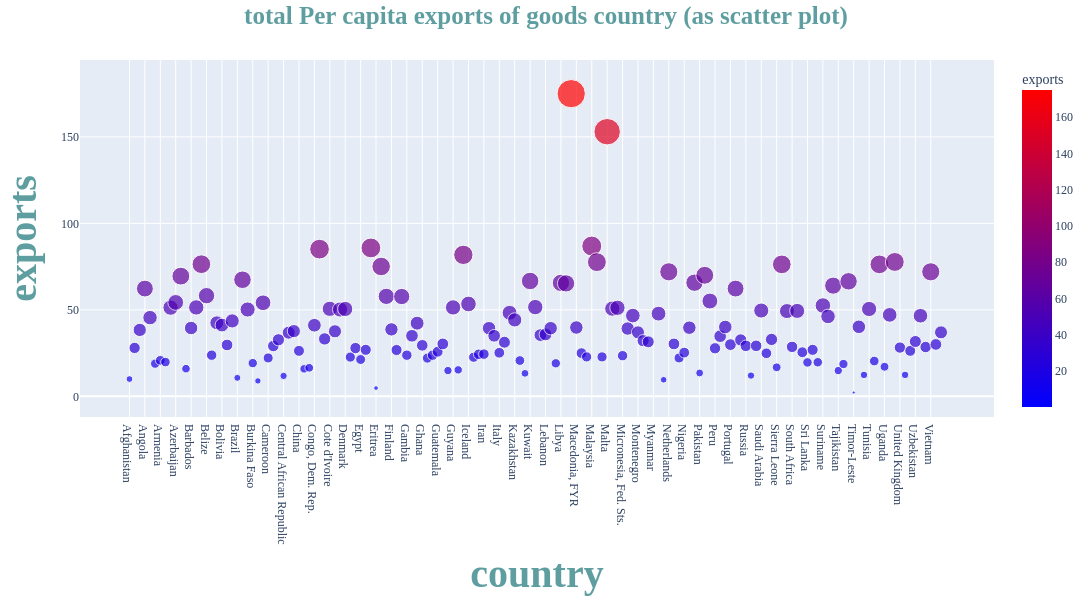

This figure's notebook cell:
### Code cell
# scatter plot
fig = px.scatter(df, x="country", y="exports", color='exports', size='exports',
                color_continuous_scale=px.colors.sequential.Bluered)







# chart settings
fig.update_layout(

    width=1100,
    height=600,
    font_size=12,
    font_family="Times New Roman",
    barcornerradius=13,





    # title
    title="total Per capita exports of goods country (as scatter plot)",
    title_font_size=25,
    title_font_weight='bold',
    title_font_color='cadetblue',
    title_x=0.5,
    title_y=0.99,





    # X-axis
    xaxis_title="country",
    xaxis_title_font_size=40,
    xaxis_title_font_weight='bold',
    xaxis_title_font_color='cadetblue',





    # Y-axis
    yaxis_title="exports",
    yaxis_title_font_size=40,
    yaxis_title_font_weight='bold',
    yaxis_title_font_color="cadetblue"
    
)





fig.show()

### Figure 1 — Plotly figure (JSON) as saved in the notebook; plotly's stock layout.template omitted (floating-point values rounded to 4 significant figures; data arrays with more than 128 entries replaced by an {"elided": "..."} marker saying what was removed)
{"data": [{"hovertemplate": "country=%{x}<br>exports=%{marker.color}<extra></extra>", "legendgroup": "", "marker": {"color": {"elided": "159 float values"}, "coloraxis": "coloraxis", "size": {"elided": "159 float values"}, "sizemode": "area", "sizeref": 0.4375, "symbol": "circle"}, "mode": "markers", "name": "", "orientation": "v", "showlegend": false, "type": "scatter", "x": {"elided": "159 str values"}, "xaxis": "x", "y": {"elided": "159 float values"}, "yaxis": "y"}], "layout": {"barcornerradius": 13, "coloraxis": {"autocolorscale": false, "colorbar": {"title": {"text": "exports"}}, "colorscale": [[0, "rgb(0,0,255)"], [1, "rgb(255,0,0)"]]}, "font": {"family": "Times New Roman", "size": 12}, "height": 600, "legend": {"itemsizing": "constant", "tracegroupgap": 0}, "margin": {"t": 60}, "title": {"font": {"color": "cadetblue", "size": 25, "weight": "bold"}, "text": "total Per capita exports of goods country (as scatter plot)", "x": 0.5, "y": 0.99}, "width": 1100, "xaxis": {"anchor": "y", "domain": [0, 1], "title": {"font": {"color": "cadetblue", "size": 40, "weight": "bold"}, "text": "country"}}, "yaxis": {"anchor": "x", "domain": [0, 1], "title": {"font": {"color": "cadetblue", "size": 40, "weight": "bold"}, "text": "exports"}}}}
